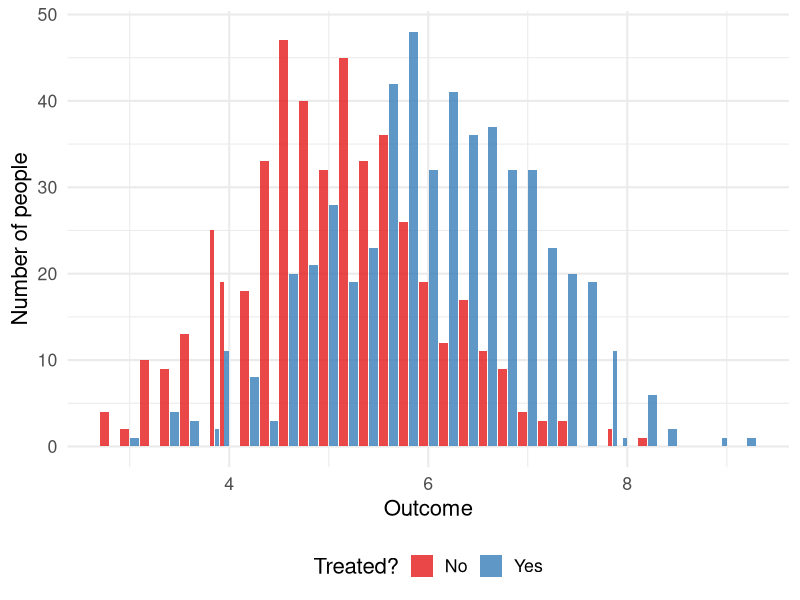
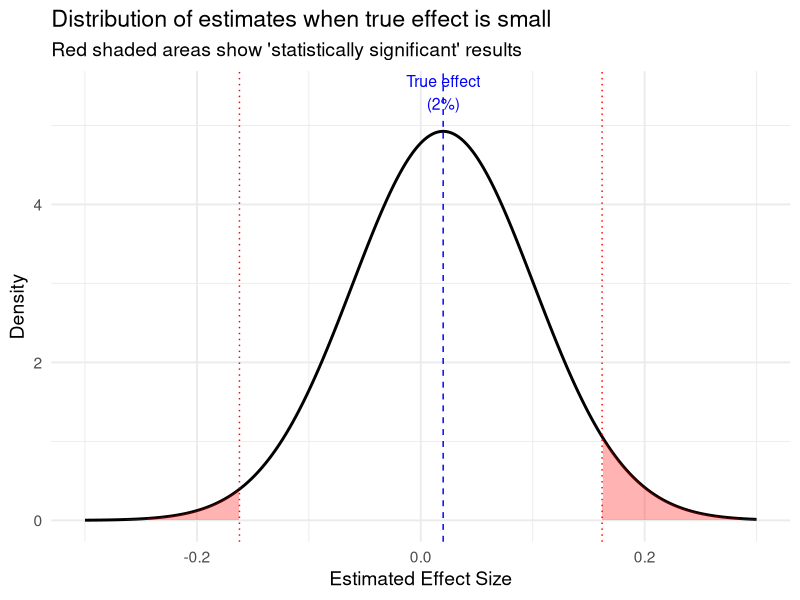
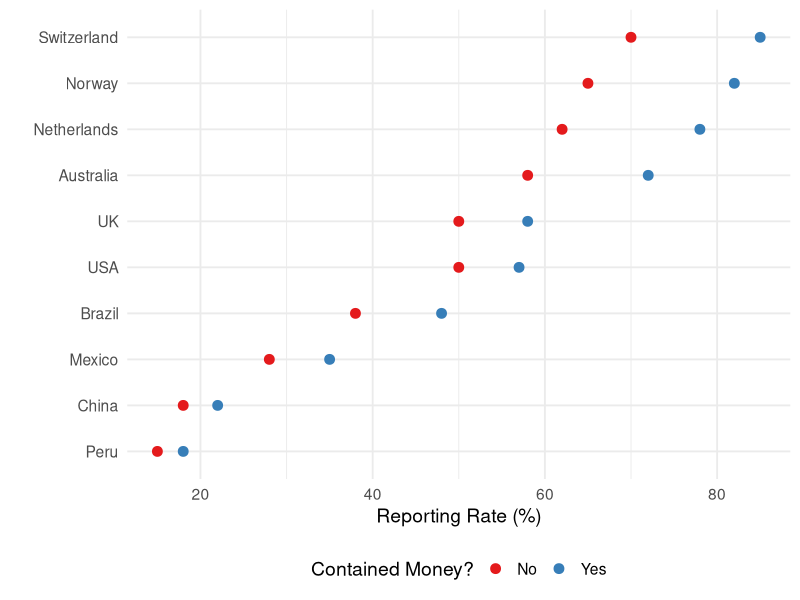

These charts were generated, in order, by the following R code:
## ---- chunk 1
library(tidyverse)
library(knitr)
set.seed(853)
## ---- chunk 2
#| output-location: column
# Simulate treatment effect
set.seed(853)
ate_example <- tibble(
  person = 1:1000,
  treated = sample(
    c("Yes", "No"), 
    size = 1000, 
    replace = TRUE
  )
) |>
  mutate(outcome = case_when(
    treated == "No" ~ rnorm(n(), 5, 1),
    treated == "Yes" ~ rnorm(n(), 6, 1)
  ))

# View the data
ate_example |> head()
## ---- chunk 3
#| echo: false
#| fig-height: 5
ate_example |>
  ggplot(aes(x = outcome, fill = treated)) +
  geom_histogram(position = "dodge2", binwidth = 0.2, alpha = 0.8) +
  theme_minimal(base_size = 16) +
  labs(x = "Outcome", y = "Number of people", fill = "Treated?") +
  scale_fill_brewer(palette = "Set1") +
  theme(legend.position = "bottom")
## ---- chunk 4
ate_example |>
  summarise(
    mean_outcome = mean(outcome),
    sd_outcome = sd(outcome),
    n = n(),
    .by = treated
  )
## ---- chunk 5
#| echo: false
#| fig-height: 5
# Illustrate the winner's curse
x <- seq(-0.3, 0.3, length.out = 1000)
true_effect <- 0.02
se <- 0.081

df <- tibble(
  x = x,
  density = dnorm(x, mean = true_effect, sd = se)
)

ggplot(df, aes(x = x, y = density)) +
  geom_line(linewidth = 1) +
  geom_vline(xintercept = true_effect, linetype = "dashed", colour = "blue") +
  geom_vline(xintercept = c(-2*se, 2*se), linetype = "dotted", colour = "red") +
  geom_area(data = filter(df, x > 2*se), fill = "red", alpha = 0.3) +
  geom_area(data = filter(df, x < -2*se), fill = "red", alpha = 0.3) +
  annotate("text", x = true_effect, y = max(df$density)*1.1, 
           label = "True effect\n(2%)", colour = "blue", size = 4) +
  theme_minimal(base_size = 14) +
  labs(x = "Estimated Effect Size", y = "Density",
       title = "Distribution of estimates when true effect is small",
       subtitle = "Red shaded areas show 'statistically significant' results")
## ---- chunk 6
# Calculate required sample size
effect_size <- 0.60 - 0.50  # 10 percentage points
se_coefficient <- 2.8  # For 80% power
max_se <- 0.5  # Conservative standard error

n_required <- (se_coefficient * max_se / effect_size)^2
cat("Required sample size:", ceiling(n_required))
## ---- chunk 7
# Sample size for comparing two proportions
effect_size <- 0.10
se_coefficient <- 2.8

n_required <- (se_coefficient / effect_size)^2
cat("Total sample needed:", ceiling(n_required), 
    "\nPer country:", ceiling(n_required/2))
## ---- chunk 8
# Simulate an experiment
n <- 100
y_if_control <- rnorm(n, 60, 20)
y_if_treated <- y_if_control + 5  # True effect = 5 points

# Randomise treatment
z <- sample(rep(c(0, 1), n/2))
y <- ifelse(z == 1, y_if_treated, y_if_control)

# Estimate effect
diff <- mean(y[z == 1]) - mean(y[z == 0])
se_diff <- sqrt(var(y[z == 0])/sum(z == 0) + var(y[z == 1])/sum(z == 1))
cat("Estimated effect:", round(diff, 1), "± SE:", round(se_diff, 1))
## ---- chunk 9
# Set up poststratification data
poststrat_data <- data.frame(
  pid = c("Republican", "Democrat", "Independent"),
  N = c(0.33, 0.36, 0.31),
  trump_support = c(0.91, 0.05, 0.49)
)

# Calculate poststratified estimate
poststrat_est <- sum(poststrat_data$N * poststrat_data$trump_support) / 
                 sum(poststrat_data$N)
cat("Poststratified Trump support:", round(poststrat_est * 100, 1), "%")
## ---- chunk 10
# Create poststratification table
J <- c(2, 4, 4)  # sex, age, ethnicity levels
poststrat <- expand.grid(
  sex = 1:J[1],
  age = 1:J[2],
  eth = 1:J[3]
)

# Add population proportions (simplified)
p_sex <- c(0.52, 0.48)
p_age <- c(0.2, 0.25, 0.3, 0.25)
p_eth <- c(0.7, 0.1, 0.1, 0.1)

poststrat$N <- 250e6 * p_sex[poststrat$sex] * 
               p_age[poststrat$age] * p_eth[poststrat$eth]

head(poststrat)
## ---- chunk 11
#| echo: false
#| fig-height: 5
# Simulated results inspired by the paper
countries <- c("Switzerland", "Norway", "Netherlands", "Australia", "UK", "USA", 
               "Brazil", "China", "Mexico", "Peru")
no_money <- c(70, 65, 62, 58, 50, 50, 38, 18, 28, 15)
with_money <- c(85, 82, 78, 72, 58, 57, 48, 22, 35, 18)

honesty_data <- tibble(
  Country = rep(countries, 2),
  Money = rep(c("No", "Yes"), each = 10),
  Rate = c(no_money, with_money)
)

ggplot(honesty_data, aes(x = Rate, y = reorder(Country, Rate), colour = Money)) +
  geom_point(size = 3) +
  theme_minimal(base_size = 14) +
  labs(x = "Reporting Rate (%)", y = "", colour = "Contained Money?") +
  scale_colour_brewer(palette = "Set1") +
  theme(legend.position = "bottom")
